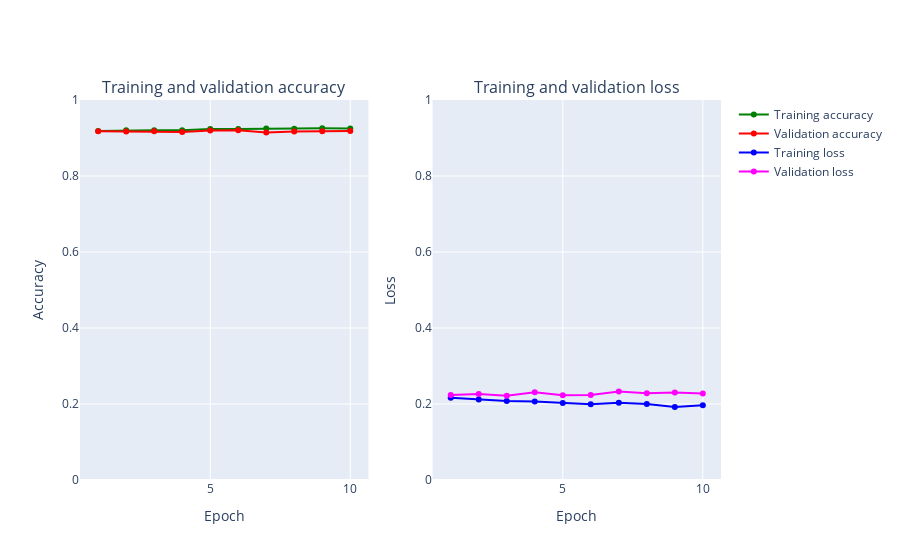

Notebook cell for this chart:
### Markdown cell above
#### 4.2.4 Loss and Accuracy Plot

### Code cell
plot_accuracy_and_loss(train3_model)

### Figure 1 — Plotly figure (JSON) as saved in the notebook; plotly's stock layout.template omitted (floating-point values rounded to 4 significant figures)
{"data": [{"marker": {"color": "Green"}, "mode": "markers+lines", "name": "Training accuracy", "text": ["1", "2", "3", "4", "5", "6", "7", "8", "9", "10"], "type": "scatter", "x": [1, 2, 3, 4, 5, 6, 7, 8, 9, 10], "xaxis": "x", "y": [0.9187, 0.9203, 0.9206, 0.9207, 0.9236, 0.9238, 0.9248, 0.9245, 0.9259, 0.9252], "yaxis": "y"}, {"marker": {"color": "Red"}, "mode": "markers+lines", "name": "Validation accuracy", "text": ["1", "2", "3", "4", "5", "6", "7", "8", "9", "10"], "type": "scatter", "x": [1, 2, 3, 4, 5, 6, 7, 8, 9, 10], "xaxis": "x", "y": [0.9177, 0.9172, 0.9179, 0.916, 0.9198, 0.9206, 0.9144, 0.9174, 0.918, 0.9184], "yaxis": "y"}, {"marker": {"color": "Blue"}, "mode": "markers+lines", "name": "Training loss", "text": ["1", "2", "3", "4", "5", "6", "7", "8", "9", "10"], "type": "scatter", "x": [1, 2, 3, 4, 5, 6, 7, 8, 9, 10], "xaxis": "x2", "y": [0.2168, 0.2116, 0.2081, 0.2069, 0.2024, 0.1996, 0.2031, 0.2, 0.1921, 0.1968], "yaxis": "y2"}, {"marker": {"color": "Magenta"}, "mode": "markers+lines", "name": "Validation loss", "text": ["1", "2", "3", "4", "5", "6", "7", "8", "9", "10"], "type": "scatter", "x": [1, 2, 3, 4, 5, 6, 7, 8, 9, 10], "xaxis": "x2", "y": [0.2234, 0.2263, 0.2216, 0.2311, 0.223, 0.2238, 0.2326, 0.2284, 0.2306, 0.2278], "yaxis": "y2"}], "layout": {"annotations": [{"font": {"size": 16}, "showarrow": false, "text": "Training and validation accuracy", "x": 0.225, "xanchor": "center", "xref": "paper", "y": 1, "yanchor": "bottom", "yref": "paper"}, {"font": {"size": 16}, "showarrow": false, "text": "Training and validation loss", "x": 0.775, "xanchor": "center", "xref": "paper", "y": 1, "yanchor": "bottom", "yref": "paper"}], "xaxis": {"anchor": "y", "domain": [0, 0.45], "title": {"text": "Epoch"}}, "xaxis2": {"anchor": "y2", "domain": [0.55, 1], "title": {"text": "Epoch"}}, "yaxis": {"anchor": "x", "domain": [0, 1], "range": [0, 1], "title": {"text": "Accuracy"}}, "yaxis2": {"anchor": "x2", "domain": [0, 1], "range": [0, 1], "title": {"text": "Loss"}}}}
